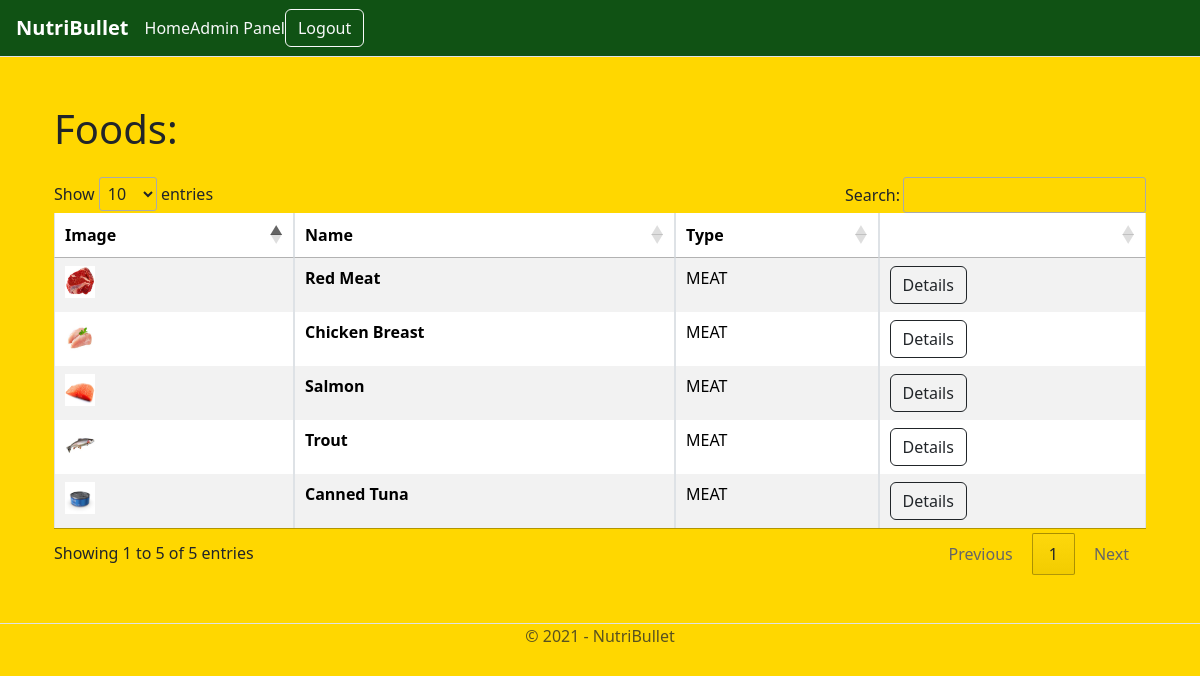
The app's page /foods/MEAT (signed in) with its own data.
### foods/models.py (models this page shows, shortened)
class Food(models.Model):
    class FoodType(models.TextChoices):
        MEAT = 'MEAT', _("Meat")
        FRUIT = 'FRUIT', _("Fruit")
        VEGETABLE = 'VEGETABLE', _("Vegetable")
        GRAINS = 'GRAINS', _("Grains")
        DAIRY = 'DAIRY', _("Dairy")
        NUTS = 'NUTS', _("Nuts")
        SUGAR = 'SUGAR', _("Sugar")
        BEVERAGES = 'BEVERAGES', _("Beverages")
    name = models.CharField(max_length=20)
    food_type = models.SlugField(choices=FoodType.choices, default=FoodType.MEAT)
    kcal = models.FloatField()
    fat = models.FloatField()
    saturated_fat = models.FloatField()
    carbohydrates = models.FloatField()
    sugars = models.FloatField()
    protein = models.FloatField()
    slug = models.SlugField()
    date = models.DateTimeField(auto_now_add=True)
    banner = models.ImageField(default='fallback.png', blank=True)

### foods/views.py (the view)
# urls.py: path('<slug:food_type>', views.foods_list, name="list"),
@login_required(login_url="/users/login/")
def foods_list(request, food_type):
    foods = Food.objects.all().filter(food_type = food_type)
    return render(request, 'foods/foods_list.html', {'foods':foods})

### foods/templates/foods/foods_list.html (shortened to what this page needs)
{% extends 'layout.html' %}
{% block content %}
    <div class="container">
        <h1 class="mb-4">Foods: {{food.food_type}}</h1>
        <table id="tblData" class="table table-bordered table-striped" style="width:100%">
            <thead>
                <tr>
                    <th>Image</th>
                    <th>Name</th>
                    <th>Type</th>
                    <th></th>
                </tr>
            </thead>
            <tbody>
            {% for food in foods %}
                <tr>
                    <td><img style="width:30px;height:32px;" src="{{food.banner.url}}"></td>
                    <td><b>{{food.name}}</b></td>
                    <td>{{food.food_type}}</td>
                    <td><a class="btn btn-outline-dark" href="{% url 'foods:page' food_type=food.food_type slug=food.slug %}">
                        Details
                    </a></td>
                </tr>
            {% endfor %}
            </tbody>
        </table>
    </div>
{% endblock  %}

### templates/layout.html (shortened to what this page needs)
<!DOCTYPE html>
{% load static %}
<html lang="en">
<head>
    {% load bootstrap5 %}
    {% bootstrap_css %}
    <link rel="stylesheet" href="//cdn.datatables.net/1.13.3/css/jquery.dataTables.min.css" />
</head>
<body style="background-color: gold">
    <header style="background-color: green">
        <nav class="navbar navbar-expand-sm navbar-toggleable-sm navbar-dark bg-dark bg-opacity-50 border-bottom box-shadow mb-3">
                <a class="navbar-brand ms-3" href="/"><b>NutriBullet</b></a>
                <a class="nav-link link-light" href="/">Home</a>
                <a class="nav-link link-light" href="/admin" title="Admin Panel">Admin Panel</a>
                {% if user.is_authenticated %}
                    <form class="logout" action="{% url 'users:logout' %}" method="post">
                    <button class="btn btn-outline-light">Logout</button>
                    </form>
                {% else %}
                    <a class="nav-link link-light" href="{% url 'users:login' %}" title="User Login">Login</a>
                    <a class="nav-link link-light" href="{% url 'users:register' %}" title="User Registration">Register</a>
                {% endif %}
        </nav>
    </header>
    <main>
        <div class="container mt-5">
            {% block content %}
            {% endblock %}
        </div>
    </main>
    <footer class="border-top footer text-muted mt-5">
        <div class="container text-center">
            &copy; 2021 - NutriBullet
        </div>
    </footer>
</body>
</html>

### records on screen
Food: banner (picture), name "Red Meat", food_type "MEAT"
Food: banner (picture), name "Chicken Breast", food_type "MEAT"
Food: banner (picture), name "Salmon", food_type "MEAT"
Food: banner (picture), name "Trout", food_type "MEAT"
Food: banner (picture), name "Canned Tuna", food_type "MEAT"
